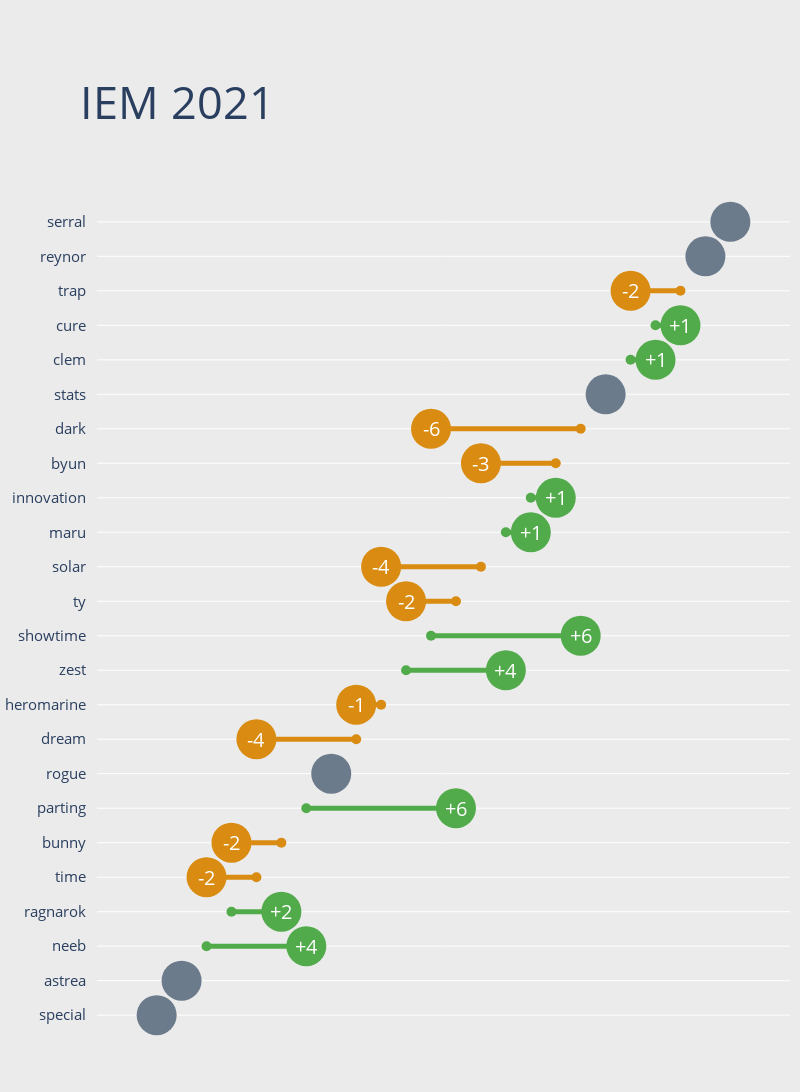

The code cell stored with this chart in its notebook:
### Code cell
iem2_diffs = iem2021[['player', 'first_rank', 'rating_rank', 'pos_diff']].copy()\

iem2_diffs.sort_values(by='rating_rank', inplace=True)

fig = go.Figure()

colors = list()

for val in list(iem2_diffs['pos_diff']):
    if int(val) == 0:
        colors.append('#6b7b8c')
    elif int(val) < 1:
        colors.append('#d98c11')
    else:
        colors.append('#52ab4b')

# aligulac rating dots
fig.add_trace(go.Scatter(
    x=iem2_diffs['rating_rank'],
    y=iem2_diffs['player'],
    mode='markers',
    marker=dict(
        color=colors,
        size=10
    )
))

# first rank dots
fig.add_trace(go.Scatter(
    x=iem2_diffs['first_rank'],
    y=iem2_diffs['player'],
    mode='markers',
    marker=dict(
        color=colors,
        size=40
    )
))

for row in iem2_diffs.iterrows():
    if row[1]['pos_diff'] >= 1:
        fig.add_shape(
            type='line',
            x0=row[1]['rating_rank'],
            x1=row[1]['first_rank']+0.4,
            y0=row[1]['player'],
            y1=row[1]['player'],
            line=dict(
                color='#52ab4b',
                width=5
            )
        )
        fig.add_annotation(
            text=f"+{int(row[1]['pos_diff'])}",
            x=row[1]['rating_rank']-row[1]['pos_diff'],
            y=row[1]['player'],
            showarrow=False,
            font=dict(
                size=20,
                color='white'
            )
        )
    elif row[1]['pos_diff'] <= -1:
        fig.add_shape(
            type='line',
            x0=row[1]['rating_rank'],
            x1=row[1]['first_rank']-0.4,
            y0=row[1]['player'],
            y1=row[1]['player'],
            line=dict(
                color='#d98c11',
                width=5
            )
        )
        fig.add_annotation(
            text=f"{int(row[1]['pos_diff'])}",
            x=row[1]['rating_rank']-row[1]['pos_diff'],
            y=row[1]['player'],
            showarrow=False,
            font=dict(
                size=20,
                color='white'
            )
        )

# annotate each bubble with text
# annotate first rank
# annotate second rank if different from first rank

fig.update_layout(
    # sizing
    height=1150,
    width=800,
    # background coloring
    paper_bgcolor = '#ebebeb',
    plot_bgcolor='#ebebeb',
    # margin
    margin=dict(pad=10, l=15, r=10, t=150, b=5,),
    # axes details
    xaxis = dict(autorange='reversed',
                    showline=False,
                    showticklabels=False,
                    showgrid=False,
                    zeroline=False,
                    dtick=5
    ),
    yaxis = dict(autorange='reversed',
                    #showline=True,
                    #showgrid=False,
                    #zeroline=False,
                    tickfont=dict(
                        size=15
                    )
    ),
    # title details
    title=dict(
        text='IEM 2021',
        x=0.1,
        y=0.92,
        font=dict(
            size=45
        )
    ),
    # other details
    showlegend=False,
)

fig.show()

### Figure 1 — Plotly figure (JSON) as saved in the notebook; plotly's stock layout.template omitted (floating-point values rounded to 4 significant figures)
{"data": [{"marker": {"color": ["#6b7b8c", "#6b7b8c", "#d98c11", "#52ab4b", "#52ab4b", "#6b7b8c", "#d98c11", "#d98c11", "#52ab4b", "#52ab4b", "#d98c11", "#d98c11", "#52ab4b", "#52ab4b", "#d98c11", "#d98c11", "#6b7b8c", "#52ab4b", "#d98c11", "#d98c11", "#52ab4b", "#52ab4b", "#6b7b8c", "#6b7b8c"], "size": 10}, "mode": "markers", "type": "scatter", "x": [1, 2, 3, 4, 5, 6, 7, 8, 9, 10, 11, 12, 13, 14, 15, 16, 17, 18, 19, 20, 21, 22, 23, 24], "y": ["serral", "reynor", "trap", "cure", "clem", "stats", "dark", "byun", "innovation", "maru", "solar", "ty", "showtime", "zest", "heromarine", "dream", "rogue", "parting", "bunny", "time", "ragnarok", "neeb", "astrea", "special"]}, {"marker": {"color": ["#6b7b8c", "#6b7b8c", "#d98c11", "#52ab4b", "#52ab4b", "#6b7b8c", "#d98c11", "#d98c11", "#52ab4b", "#52ab4b", "#d98c11", "#d98c11", "#52ab4b", "#52ab4b", "#d98c11", "#d98c11", "#6b7b8c", "#52ab4b", "#d98c11", "#d98c11", "#52ab4b", "#52ab4b", "#6b7b8c", "#6b7b8c"], "size": 40}, "mode": "markers", "type": "scatter", "x": [1, 2, 5, 3, 4, 6, 13, 11, 8, 9, 15, 14, 7, 10, 16, 20, 17, 12, 21, 22, 19, 18, 23, 24], "y": ["serral", "reynor", "trap", "cure", "clem", "stats", "dark", "byun", "innovation", "maru", "solar", "ty", "showtime", "zest", "heromarine", "dream", "rogue", "parting", "bunny", "time", "ragnarok", "neeb", "astrea", "special"]}], "layout": {"annotations": [{"font": {"color": "white", "size": 20}, "showarrow": false, "text": "-2", "x": 5, "y": "trap"}, {"font": {"color": "white", "size": 20}, "showarrow": false, "text": "+1", "x": 3, "y": "cure"}, {"font": {"color": "white", "size": 20}, "showarrow": false, "text": "+1", "x": 4, "y": "clem"}, {"font": {"color": "white", "size": 20}, "showarrow": false, "text": "-6", "x": 13, "y": "dark"}, {"font": {"color": "white", "size": 20}, "showarrow": false, "text": "-3", "x": 11, "y": "byun"}, {"font": {"color": "white", "size": 20}, "showarrow": false, "text": "+1", "x": 8, "y": "innovation"}, {"font": {"color": "white", "size": 20}, "showarrow": false, "text": "+1", "x": 9, "y": "maru"}, {"font": {"color": "white", "size": 20}, "showarrow": false, "text": "-4", "x": 15, "y": "solar"}, {"font": {"color": "white", "size": 20}, "showarrow": false, "text": "-2", "x": 14, "y": "ty"}, {"font": {"color": "white", "size": 20}, "showarrow": false, "text": "+6", "x": 7, "y": "showtime"}, {"font": {"color": "white", "size": 20}, "showarrow": false, "text": "+4", "x": 10, "y": "zest"}, {"font": {"color": "white", "size": 20}, "showarrow": false, "text": "-1", "x": 16, "y": "heromarine"}, {"font": {"color": "white", "size": 20}, "showarrow": false, "text": "-4", "x": 20, "y": "dream"}, {"font": {"color": "white", "size": 20}, "showarrow": false, "text": "+6", "x": 12, "y": "parting"}, {"font": {"color": "white", "size": 20}, "showarrow": false, "text": "-2", "x": 21, "y": "bunny"}, {"font": {"color": "white", "size": 20}, "showarrow": false, "text": "-2", "x": 22, "y": "time"}, {"font": {"color": "white", "size": 20}, "showarrow": false, "text": "+2", "x": 19, "y": "ragnarok"}, {"font": {"color": "white", "size": 20}, "showarrow": false, "text": "+4", "x": 18, "y": "neeb"}], "height": 1150, "margin": {"b": 5, "l": 15, "pad": 10, "r": 10, "t": 150}, "paper_bgcolor": "#ebebeb", "plot_bgcolor": "#ebebeb", "shapes": [{"line": {"color": "#d98c11", "width": 5}, "type": "line", "x0": 3, "x1": 4.6, "y0": "trap", "y1": "trap"}, {"line": {"color": "#52ab4b", "width": 5}, "type": "line", "x0": 4, "x1": 3.4, "y0": "cure", "y1": "cure"}, {"line": {"color": "#52ab4b", "width": 5}, "type": "line", "x0": 5, "x1": 4.4, "y0": "clem", "y1": "clem"}, {"line": {"color": "#d98c11", "width": 5}, "type": "line", "x0": 7, "x1": 12.6, "y0": "dark", "y1": "dark"}, {"line": {"color": "#d98c11", "width": 5}, "type": "line", "x0": 8, "x1": 10.6, "y0": "byun", "y1": "byun"}, {"line": {"color": "#52ab4b", "width": 5}, "type": "line", "x0": 9, "x1": 8.4, "y0": "innovation", "y1": "innovation"}, {"line": {"color": "#52ab4b", "width": 5}, "type": "line", "x0": 10, "x1": 9.4, "y0": "maru", "y1": "maru"}, {"line": {"color": "#d98c11", "width": 5}, "type": "line", "x0": 11, "x1": 14.6, "y0": "solar", "y1": "solar"}, {"line": {"color": "#d98c11", "width": 5}, "type": "line", "x0": 12, "x1": 13.6, "y0": "ty", "y1": "ty"}, {"line": {"color": "#52ab4b", "width": 5}, "type": "line", "x0": 13, "x1": 7.4, "y0": "showtime", "y1": "showtime"}, {"line": {"color": "#52ab4b", "width": 5}, "type": "line", "x0": 14, "x1": 10.4, "y0": "zest", "y1": "zest"}, {"line": {"color": "#d98c11", "width": 5}, "type": "line", "x0": 15, "x1": 15.6, "y0": "heromarine", "y1": "heromarine"}, {"line": {"color": "#d98c11", "width": 5}, "type": "line", "x0": 16, "x1": 19.6, "y0": "dream", "y1": "dream"}, {"line": {"color": "#52ab4b", "width": 5}, "type": "line", "x0": 18, "x1": 12.4, "y0": "parting", "y1": "parting"}, {"line": {"color": "#d98c11", "width": 5}, "type": "line", "x0": 19, "x1": 20.6, "y0": "bunny", "y1": "bunny"}, {"line": {"color": "#d98c11", "width": 5}, "type": "line", "x0": 20, "x1": 21.6, "y0": "time", "y1": "time"}, {"line": {"color": "#52ab4b", "width": 5}, "type": "line", "x0": 21, "x1": 19.4, "y0": "ragnarok", "y1": "ragnarok"}, {"line": {"color": "#52ab4b", "width": 5}, "type": "line", "x0": 22, "x1": 18.4, "y0": "neeb", "y1": "neeb"}], "showlegend": false, "title": {"font": {"size": 45}, "text": "IEM 2021", "x": 0.1, "y": 0.92}, "width": 800, "xaxis": {"autorange": "reversed", "dtick": 5, "showgrid": false, "showline": false, "showticklabels": false, "zeroline": false}, "yaxis": {"autorange": "reversed", "tickfont": {"size": 15}}}}
